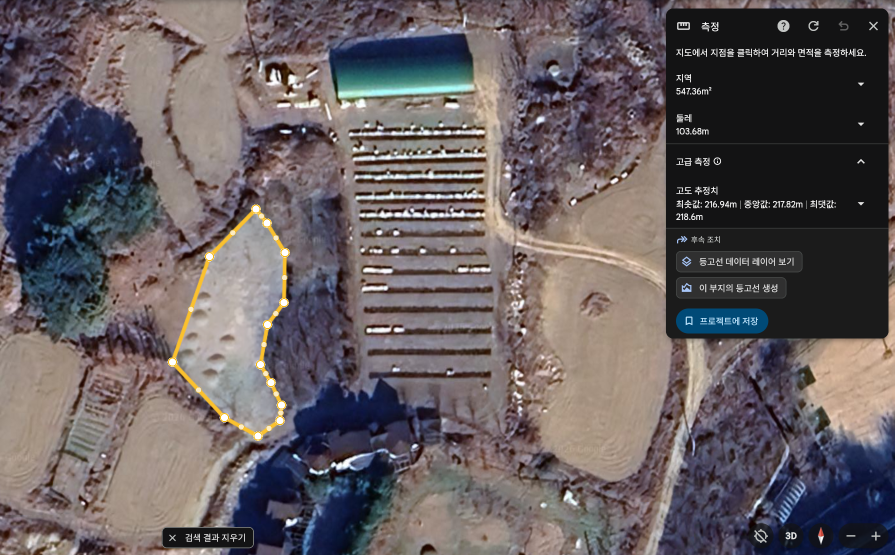
#> input picture photos/위치위성사진_확실하진 않음.png, 1789 x 1110 px (shown at 1/2 size)
$ python trace.py
#> lines starting #> are read from the running program, lines starting #| are printed output that depends on the picture; after the words box and inside, x2 and y2 are one past the last pixel; in counts of white or black regions, pixels touching at a corner belong together
"""사진 → 숫자. 구글어스 캡처에서 지형 재료를 뽑아 terrain_data.py 를 쓴다.

terrain.py 가 이 결과를 읽는다. 사진을 새로 뜨면 photos/ 를 갈아끼우고
이 파일을 다시 돌리면 된다 — 손으로 좌표를 고쳐 적지 않는다.

  .venv/bin/python trace.py

출처 등급을 셋으로 나눠서 표시한다. 이게 이 파일의 핵심이다:
  [측정] 구글어스가 화면에 찍어준 값 (면적, 둘레, 고도)
  [추출] 사진 픽셀에서 기계적으로 뽑은 값 (다각형 꼭짓점, 정합 이동량)
  [손]   사진을 보고 사람이 찍은 값 (봉분 위치) — 재확인은 되지만 자동은 아니다
  [추정] 사진에 없는 값 (봉분 높이, 마찰) — 현장 실측으로만 맞춘다
"""
import math
from collections import deque

import numpy as np
from PIL import Image

PHOTOS = "photos/"
LAND_IMG = PHOTOS + "전체사진_여길_다_예초하는건아님.png"
MOW_IMG = PHOTOS + "위치위성사진_확실하진 않음.png"

# ────── [측정] 구글어스 측정 패널에서 읽은 값 ──────
AREA_LAND, PERIM_LAND = 1242.13, 159.41      # m², m
AREA_MOW, PERIM_MOW = 547.36, 103.68
ELEV_LAND = (217.48, 219.26, 221.13)          # 최소 / 중앙 / 최대 (m)
ELEV_MOW = (216.94, 217.82, 218.60)

# ────── [손] 봉분 중심, '전체사진' 픽셀 좌표 ──────
# 6배 확대 + 국소대비 영상에서 읽었다. 각 봉분은 북쪽에 그림자 모자,
# 남쪽에 햇빛 받는 밝은 면이 있다 — 그 둘의 경계가 마루다.
# 자동 검출은 숲의 대비에 밀려 실패했다(정합필터·임계값 둘 다). 그래서 손.
MOUND_PX = [(377, 703), (372, 738), (356, 784), (428, 786),
            (350, 811), (405, 822), (392, 854)]
MOUND_R = 1.1        # [추출] 확대 영상에서 잰 봉분 반지름 (m), 지름 ~2.2 m
MOUND_H = 0.8        # [추정] 사진으로는 높이를 못 잰다. 현장에서 잴 것

TREE_NEAR_PX = 70    # 경계에서 이만큼 밖까지의 나무는 배경으로 같이 담는다
TREE_SPACING = 4.0   # 숲 덩어리를 개별 나무로 쪼갤 때의 간격 (m)
TREE_CROWN = 2.0     # 쪼갠 나무 한 그루의 수관 반지름 (m)
TREE_JITTER = 0.35   # 격자를 이만큼(간격 대비) 흔든다 — 반듯하면 과수원처럼 보인다


# ══════════ 사진에서 뽑기 ══════════
def _load(path):
    return np.asarray(Image.open(path).convert("RGB"), float)


def _flood(mask, seed):
    h, w = mask.shape
    out = np.zeros_like(mask)
    q = deque([seed])
    out[seed] = True
    while q:
        y, x = q.popleft()
        for dy, dx in ((1, 0), (-1, 0), (0, 1), (0, -1)):
            ny, nx = y + dy, x + dx
            if 0 <= ny < h and 0 <= nx < w and mask[ny, nx] and not out[ny, nx]:
                out[ny, nx] = True
                q.append((ny, nx))
    return out


def _roof_box(im):
    """두 사진에 공통으로 찍힌 초록 지붕 창고 → 정합 기준점."""
    r, g, b = im[..., 0], im[..., 1], im[..., 2]
    m = (b > r + 35) & (g > r + 30) & (r < 80) & (60 < b) & (b < 130)
    seed = next((y, x) for y in range(im.shape[0] // 3)
                for x in range(600, 1000) if m[y, x])
    ys, xs = np.nonzero(_flood(m, seed))
    return xs.min(), xs.max(), ys.min(), ys.max()


def register(a, b):
    """a 좌표 + (dx,dy) = b 좌표. 배율도 같이 검산해서 돌려준다."""
    ax0, ax1, ay0, ay1 = _roof_box(a)
    bx0, bx1, by0, by1 = _roof_box(b)
    sx, sy = (bx1 - bx0) / (ax1 - ax0), (by1 - by0) / (ay1 - ay0)
    return (bx0 - ax0, by0 - ay0), (sx, sy)


def _yellow(im):
    r, g, b = im[..., 0], im[..., 1], im[..., 2]
    return (r > 170) & (g > 130) & (b < 110) & (r - b > 80) & (g - b > 50)


def _blobs(mask, minpix):
    h, w = mask.shape
    seen = np.zeros_like(mask)
    out = []
    for y0, x0 in zip(*np.nonzero(mask)):
        if seen[y0, x0]:
            continue
        q = deque([(y0, x0)])
        seen[y0, x0] = True
        pts = []
        while q:
            y, x = q.popleft()
            pts.append((y, x))
            for dy in (-1, 0, 1):
                for dx in (-1, 0, 1):
                    ny, nx = y + dy, x + dx
                    if 0 <= ny < h and 0 <= nx < w and mask[ny, nx] and not seen[ny, nx]:
                        seen[ny, nx] = True
                        q.append((ny, nx))
        if len(pts) >= minpix:
            a = np.asarray(pts, float)
            out.append((a[:, 1].mean(), a[:, 0].mean()))
    return out


def polygon(im):
    """노란 측량 다각형의 꼭짓점을, 그려진 순서(사이클)대로 뽑는다.

    꼭짓점 마커는 노란 테두리 안의 흰 원이다. 구글어스는 변의 중점에도
    작은 점을 찍으므로(끌어서 꼭짓점을 늘리는 손잡이) 크기로 걸러낸다.
    """
    ym = _yellow(im)
    r, g, b = im[..., 0], im[..., 1], im[..., 2]
    near = np.zeros_like(ym)
    ys, xs = np.nonzero(ym)
    for dy in range(-9, 10):
        for dx in range(-9, 10):
            yy, xx = ys + dy, xs + dx
            k = (yy >= 0) & (yy < ym.shape[0]) & (xx >= 0) & (xx < ym.shape[1])
            near[yy[k], xx[k]] = True
    V = _blobs((r > 205) & (g > 205) & (b > 195) & near, 100)   # 큰 원만 = 진짜 꼭짓점

    def on_edge(i, j):
        """i-j 가 다각형의 변인가: 선분이 노란 선을 따라가고, 제3의 꼭짓점을 관통하지 않는다."""
        (x1, y1), (x2, y2) = V[i], V[j]
        dx, dy = x2 - x1, y2 - y1
        L = dx * dx + dy * dy
        for k in range(len(V)):
            if k in (i, j):
                continue
            xk, yk = V[k]
            t = max(0.0, min(1.0, ((xk - x1) * dx + (yk - y1) * dy) / L))
            if math.hypot(xk - x1 - t * dx, yk - y1 - t * dy) < 10:
                return False
        n = int(max(abs(dx), abs(dy)))
        if n < 8:
            return False
        hit = tot = 0
        for s in range(n + 1):
            t = s / n
            if t < 0.12 or t > 0.88:        # 마커 반지름 회피
                continue
            x, y = x1 + dx * t, y1 + dy * t
            tot += 1
            if ym[max(0, int(y) - 6):int(y) + 7, max(0, int(x) - 6):int(x) + 7].any():
                hit += 1
        return tot > 0 and hit / tot > 0.97

    adj = {i: [] for i in range(len(V))}
    for i in range(len(V)):
        for j in range(i + 1, len(V)):
            if on_edge(i, j):
                adj[i].append(j)
                adj[j].append(i)
    start = min(range(len(V)), key=lambda i: V[i][1])
    cyc, prev, cur = [start], -1, start
    while True:
        nxt = [k for k in adj[cur] if k != prev]
        if not nxt:
            break
        k = min(nxt, key=lambda k: math.hypot(V[k][0] - V[cur][0], V[k][1] - V[cur][1]))
        if k == start:
            break
        cyc.append(k)
        prev, cur = cur, k
        if len(cyc) > len(V):
            raise RuntimeError("다각형 사이클이 닫히지 않는다")
    if len(cyc) != len(V):
        raise RuntimeError(f"꼭짓점 {len(V)}개 중 {len(cyc)}개만 사이클에 들어갔다")
    return [V[i] for i in cyc]


def canopy(im, land_px, mow_px, scale):
    """수관 = 어둡고 푸른끼 도는 덩어리. 경계 안이면 장애물, 밖이면 배경."""
    v = im.mean(2)
    r, b = im[..., 0], im[..., 2]
    h, w = v.shape
    gy, gx = np.mgrid[0:h, 0:w]
    pt = np.stack([gx, gy], -1).astype(float)
    u = inside(pt, land_px) | inside(pt, mow_px)
    near = u.copy()                      # 경계 밖 TREE_NEAR_PX 까지 넓힌다
    for _ in range(TREE_NEAR_PX):
        near[1:] |= near[:-1]; near[:-1] |= near[1:]
        near[:, 1:] |= near[:, :-1]; near[:, :-1] |= near[:, 1:]
    step = TREE_SPACING / scale          # 격자 간격을 픽셀로
    out = []
    for pts in _blobs2(near & (v < 92) & (b >= r - 10), 80):
        rad = math.sqrt(len(pts) / math.pi)
        if rad * scale <= TREE_CROWN * 1.6:        # 한 그루짜리 덩어리
            cy, cx = pts.mean(0)
            out.append((cx, cy, rad, bool(u[int(cy), int(cx)])))
            continue
        # 숲 덩어리다. 등가 반지름으로 돔 하나를 만들면 지름 15 m 짜리
        # 괴물이 된다 — 덩어리 안쪽에 격자를 깔고 나무를 여러 그루 심는다.
        mask = np.zeros(v.shape, bool)
        mask[pts[:, 0].astype(int), pts[:, 1].astype(int)] = True
        ys, xs = pts[:, 0], pts[:, 1]
        rng = np.random.default_rng(int(ys.mean()) * 10007 + int(xs.mean()))  # 자리마다 고정
        for gy in np.arange(ys.min(), ys.max() + 1, step):
            for gx in np.arange(xs.min(), xs.max() + 1, step):
                jy, jx = rng.uniform(-TREE_JITTER, TREE_JITTER, 2) * step
                iy, ix = int(round(gy + jy)), int(round(gx + jx))
                if 0 <= iy < mask.shape[0] and 0 <= ix < mask.shape[1] and mask[iy, ix]:
                    crown = TREE_CROWN * rng.uniform(0.75, 1.25) / scale
                    out.append((float(ix), float(iy), crown, bool(u[iy, ix])))
    return out


def _blobs2(mask, minpix):
    h, w = mask.shape
    seen = np.zeros_like(mask)
    res = []
    for y0, x0 in zip(*np.nonzero(mask)):
        if seen[y0, x0]:
            continue
        q = deque([(y0, x0)]); seen[y0, x0] = True; pts = []
        while q:
            y, x = q.popleft(); pts.append((y, x))
            for dy in (-1, 0, 1):
                for dx in (-1, 0, 1):
                    ny, nx = y + dy, x + dx
                    if 0 <= ny < h and 0 <= nx < w and mask[ny, nx] and not seen[ny, nx]:
                        seen[ny, nx] = True; q.append((ny, nx))
        if len(pts) >= minpix:
            res.append(np.asarray(pts, float))    # (row, col) 픽셀 목록 그대로
    return res


def shoelace(poly):
    p = np.asarray(poly, float)
    x, y = p[:, 0], p[:, 1]
    return abs(np.dot(x, np.roll(y, -1)) - np.dot(y, np.roll(x, -1))) / 2


def perimeter(poly):
    p = np.asarray(poly, float)
    return float(np.hypot(*(np.roll(p, -1, 0) - p).T).sum())


def centroid(poly):
    """면적 가중 도심 (꼭짓점 평균이 아니다 — 변 길이가 들쭉날쭉하다)."""
    p = np.asarray(poly, float)
    x, y = p[:, 0], p[:, 1]
    x2, y2 = np.roll(x, -1), np.roll(y, -1)
    cr = x * y2 - x2 * y
    A = cr.sum() / 2
    return np.array([((x + x2) * cr).sum() / (6 * A), ((y + y2) * cr).sum() / (6 * A)])


def inside(pts, poly):
    poly = np.asarray(poly, float)
    x, y = pts[..., 0], pts[..., 1]
    ins = np.zeros(x.shape, bool)
    for i in range(len(poly)):
        x1, y1 = poly[i]
        x2, y2 = poly[(i + 1) % len(poly)]
        cross = (y1 > y) != (y2 > y)
        with np.errstate(divide="ignore", invalid="ignore"):
            xh = (x2 - x1) * (y - y1) / (y2 - y1) + x1
        ins ^= cross & (x < xh)
    return ins


# ══════════ 실행 ══════════
def main():
    A, B = _load(MOW_IMG), _load(LAND_IMG)
#> call 2 of _load, with path = 'photos/전체사진_여길_다_예초하는건아님.png'
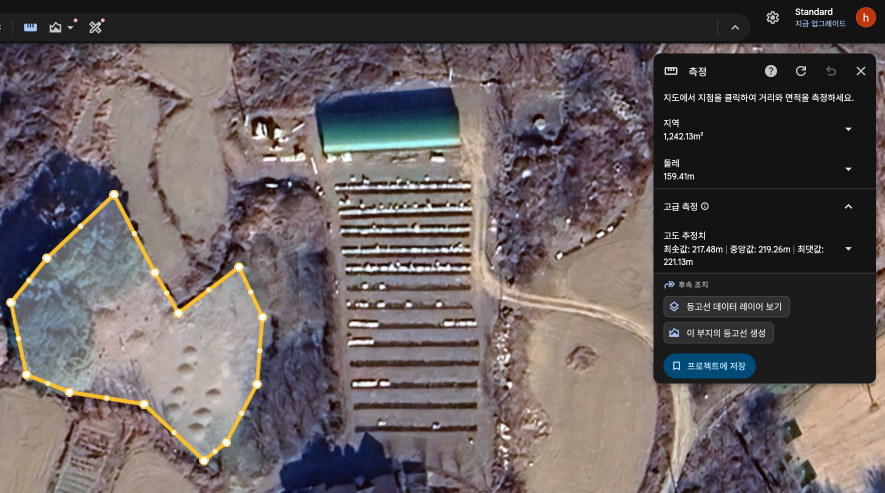
#> input picture photos/전체사진_여길_다_예초하는건아님.png, 1770 x 985 px (shown at 1/2 size)
    (dx, dy), (sx, sy) = register(A, B)
#> in _roof_box, `m = (b > r + 35) & (g > r + 30) & (r < 80) & (60 < b) & (b < 130)`:
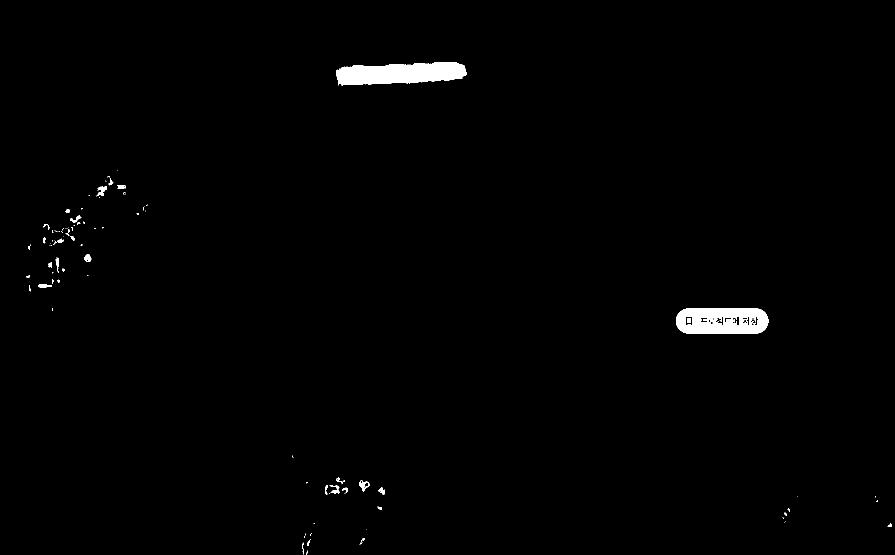
#> m: shape (1110, 1789) bool (shown at 1/2 size); 0.98% white; 99 white regions (66 under 20 px), largest, box (x1, y1, x2, y2) and area: (672, 124, 933, 171) 9187, (1352, 617, 1537, 667) 7580, (193, 372, 214, 393) 215
#> in _roof_box, `seed = next((y, x) for y in range(im.shape[0] // 3) for x in range(600..`: seed = (124, 869)
#> the loop in _flood, `while q:` made 9187 passes
#> (y, x) on passes 1 to 3: (124, 869), (125, 869), (124, 870)
#> in _roof_box, `ys, xs = np.nonzero(_flood(m, seed))`: ys = 9187 values from 124 to 170; xs = 9187 values, max 932 at index 4016, min 672 at index 2976, mean 800.2
#> in register, `ax0, ax1, ay0, ay1 = _roof_box(a)`: ax0 = 672; ax1 = 932; ay0 = 124; ay1 = 170
#> call 2 of _flood, with seed = (232, 841)
#> the loop in _flood (call 2), `while q:` made 9197 passes
#> (y, x) on passes 1 to 3: (232, 841), (233, 841), (232, 842)
#> after the loop in _flood (call 2), `while q:`:
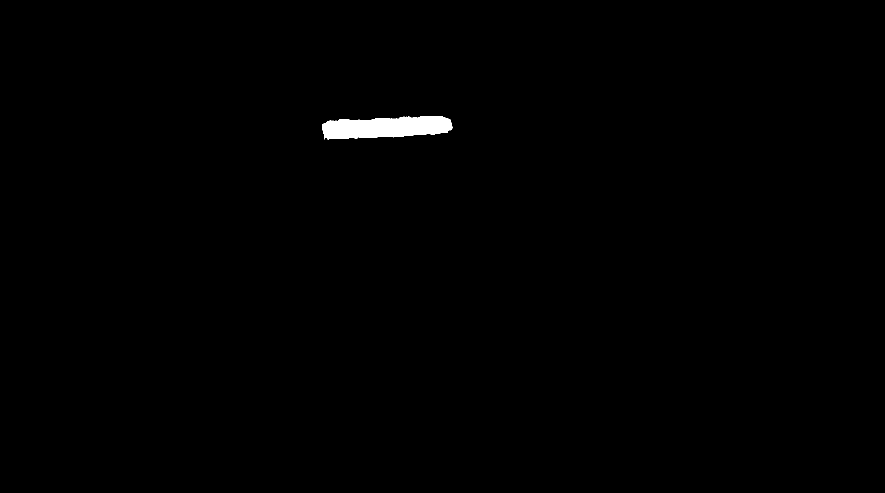
#> out: shape (985, 1770) bool (shown at 1/2 size); 0.53% white; 1 white region, box (x1, y1, x2, y2) and area: (644, 232, 905, 279) 9197
#> in register, `bx0, bx1, by0, by1 = _roof_box(b)`: bx0 = 644; bx1 = 904; by0 = 232; by1 = 278
#> in register, `sx, sy = (bx1 - bx0) / (ax1 - ax0), (by1 - by0) / (ay1 - ay0)`: sx = 1
#> dx = -28; dy = 108; sx = 1; sy = 1
    print(f"[추출] 정합: 예초 사진 + ({dx:+.0f},{dy:+.0f}) = 전체 사진,  배율 {sx:.4f}×{sy:.4f}")
#| [추출] 정합: 예초 사진 + (-28,+108) = 전체 사진,  배율 1.0000×1.0000
    if abs(sx - 1) > 0.01 or abs(sy - 1) > 0.01:
        raise RuntimeError("두 캡처의 줌이 다르다 — 평행이동만으로는 못 맞춘다")

    land_px = polygon(B)
#> in polygon, `ys, xs = np.nonzero(ym)`: ys = 12129 values from 380 to 929; xs = 12129 values, max 533 at index 6058, min 13 at index 5153, mean 288.1
#> the loop in _blobs, `for y0, x0 in zip(*np.nonzero(mask)):` made 2616 passes
#> (y0, x0) on passes 1 to 3: (380, 224), (380, 225), (380, 230)
#> after the loop in _blobs, `for y0, x0 in zip(*np.nonzero(mask)):`:
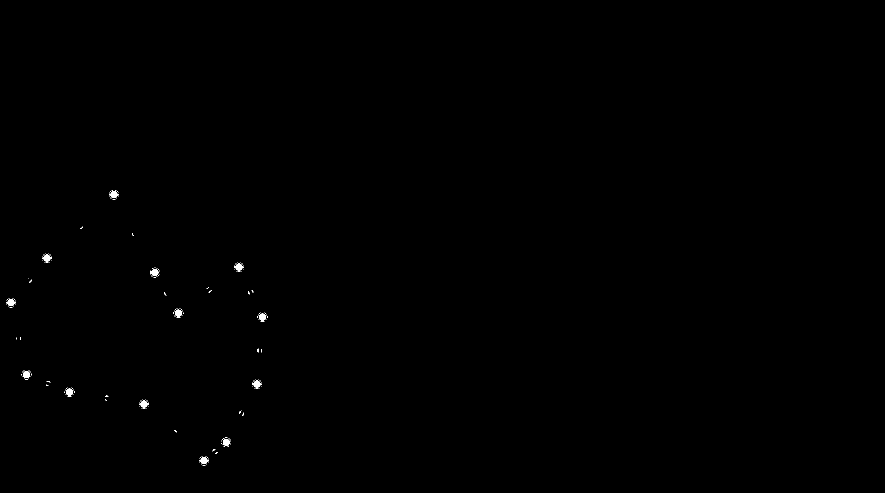
#> seen: shape (985, 1770) bool (shown at 1/2 size); 0.15% white; 206 white regions (193 under 20 px), largest, box (x1, y1, x2, y2) and area: (87, 509, 101, 523) 156, (471, 527, 485, 541) 156, (303, 538, 317, 552) 156
#> after the loop in _blobs, `for y0, x0 in zip(*np.nonzero(mask)):`: out = [(227.5, 388.8), (93.5, 515.7), (477.5, 533.7), (309.3, 544.6), (21.5, 604.7), (356.5, 625.8), (524.5, 633.7), (52.5, 748.7), (513.5, 767.7), (138.5, 783.7), (287.5, 807.7), (452.1, 884.2), (407.5, 920.7)]
#> in polygon, `V = _blobs((r > 205) & (g > 205) & (b > 195) & near, 100)`: V has the same summary as out in _blobs
#> in polygon, `adj = {i: [] for i in range(len(V))}`: adj = 13 items
#> the loop in polygon, `for i in range(len(V)):` made 13 passes
    mow_px = [(x + dx, y + dy) for x, y in polygon(A)]   # 전체 사진 좌표계로
#> after the loop in polygon (call 2), `for dy in range(-9, 10):`:
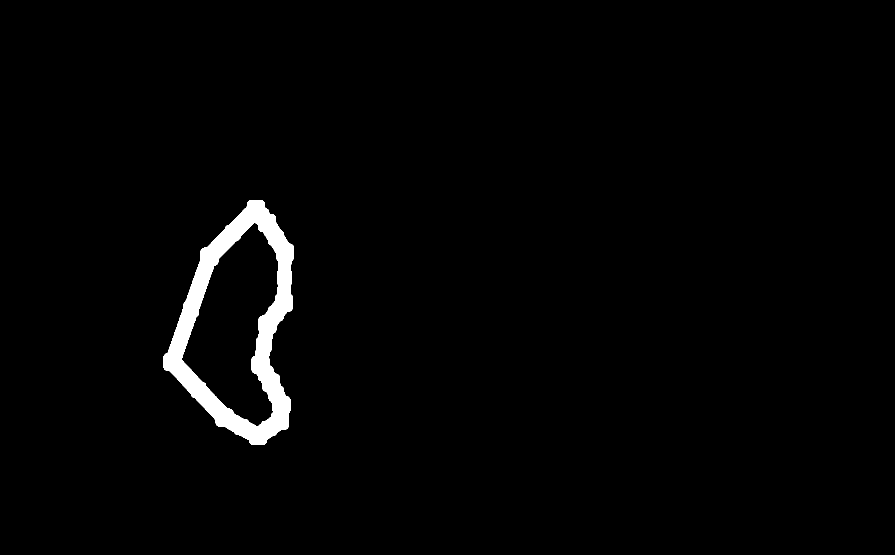
#> near: shape (1110, 1789) bool (shown at 1/2 size); 1.9% white; 1 white region, box (x1, y1, x2, y2) and area: (327, 400, 588, 890) 37105
#> the loop in _blobs (call 2), `for y0, x0 in zip(*np.nonzero(mask)):` made 2689 passes
#> (y0, x0) on passes 1 to 3: (409, 508), (409, 515), (410, 506)
#> the loop in polygon (call 2), `for i in range(len(V)):` made 13 passes
    print(f"[추출] 꼭짓점: 전체 땅 {len(land_px)}개, 예초 구역 {len(mow_px)}개")
#| [추출] 꼭짓점: 전체 땅 13개, 예초 구역 13개

    # 축척: 두 다각형이 각자 독립으로 cm/px 를 준다 → 서로 검산이 된다
    s_land = math.sqrt(AREA_LAND / shoelace(land_px))
    s_mow = math.sqrt(AREA_MOW / shoelace(mow_px))
    print(f"[검산] 축척: 전체 {s_land*100:.3f} cm/px, 예초 {s_mow*100:.3f} cm/px "
          f"→ {abs(s_mow/s_land-1)*100:.1f}% 차이")
#| [검산] 축척: 전체 9.304 cm/px, 예초 9.399 cm/px → 1.0% 차이
    if abs(s_mow / s_land - 1) > 0.03:
        raise RuntimeError("두 축척이 3% 넘게 어긋난다 — 트레이싱이나 면적을 의심할 것")
    S = (s_land + s_mow) / 2

    # 둘레로 한 번 더 검산 (면적과 독립인 양이다)
    print(f"[검산] 둘레: 전체 {perimeter(land_px)*S:6.2f} m (구글 {PERIM_LAND}), "
          f"예초 {perimeter(mow_px)*S:6.2f} m (구글 {PERIM_MOW})")
#| [검산] 둘레: 전체 160.01 m (구글 159.41), 예초 103.10 m (구글 103.68)

    # 원점 = 두 다각형 합집합의 도심. +x 동쪽, +y 북쪽 (사진 y 는 남쪽이라 뒤집는다)
    org = (centroid(land_px) * AREA_LAND + centroid(mow_px) * AREA_MOW) / (AREA_LAND + AREA_MOW)
    to_m = lambda pts: [((x - org[0]) * S, -(y - org[1]) * S) for x, y in pts]
    LAND, MOW, MOUNDS = to_m(land_px), to_m(mow_px), to_m(MOUND_PX)

    # 겹침: 예초 구역이 전체 땅 밖으로 얼마나 나가나
    g = np.mgrid[0:B.shape[0]:1, 0:B.shape[1]:1]
    PT = np.stack([g[1], g[0]], -1).astype(float)
    im_, il_ = inside(PT, land_px), inside(PT, mow_px)
#> the loop in inside, `for i in range(len(poly)):` made 13 passes
#> after the loop in inside, `for i in range(len(poly)):`:
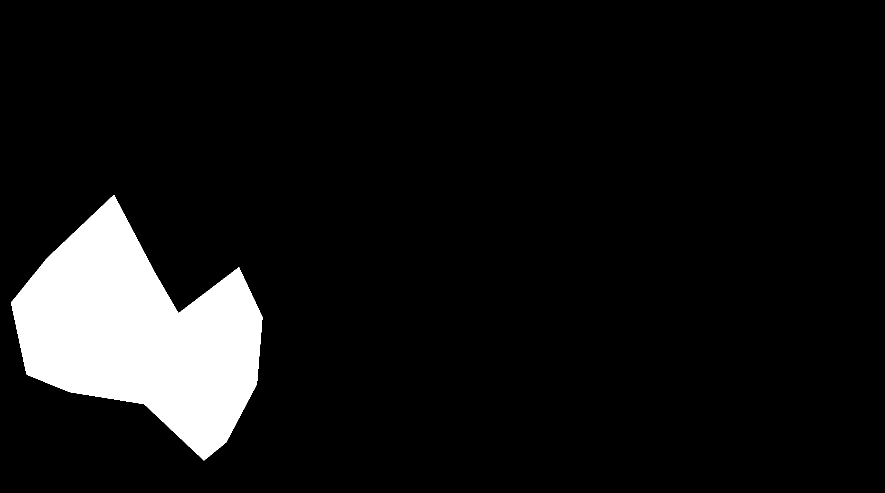
#> ins: shape (985, 1770) bool (shown at 1/2 size); 8.2% white; 1 white region, box (x1, y1, x2, y2) and area: (22, 390, 525, 921) 143498
#> the loop in inside (call 2), `for i in range(len(poly)):` made 13 passes
#> pass 2, in inside (call 2), `cross = (y1 > y) != (y2 > y)`:
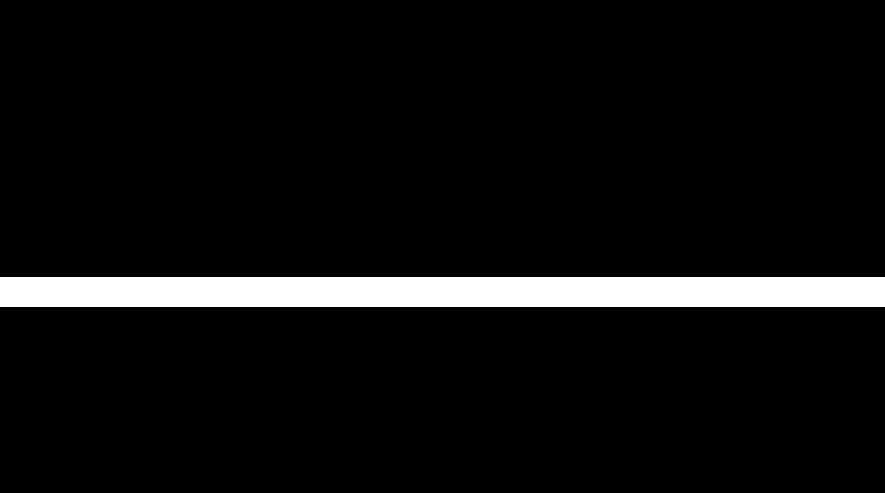
#> cross: shape (985, 1770) bool (shown at 1/2 size); 6% white; 1 white region, box (x1, y1, x2, y2) and area: (0, 554, 1770, 613) 104430
    out = (il_ & ~im_).sum() / il_.sum()
    print(f"[추출] 예초 구역의 {out*100:.1f}% 가 전체 땅 다각형 밖 "
          f"({(il_&~im_).sum()*S*S:.0f} m²) → 합집합을 작업 범위로 쓴다")
#| [추출] 예초 구역의 24.2% 가 전체 땅 다각형 밖 (131 m²) → 합집합을 작업 범위로 쓴다
#> (the rest of the program and of its run is left out)
